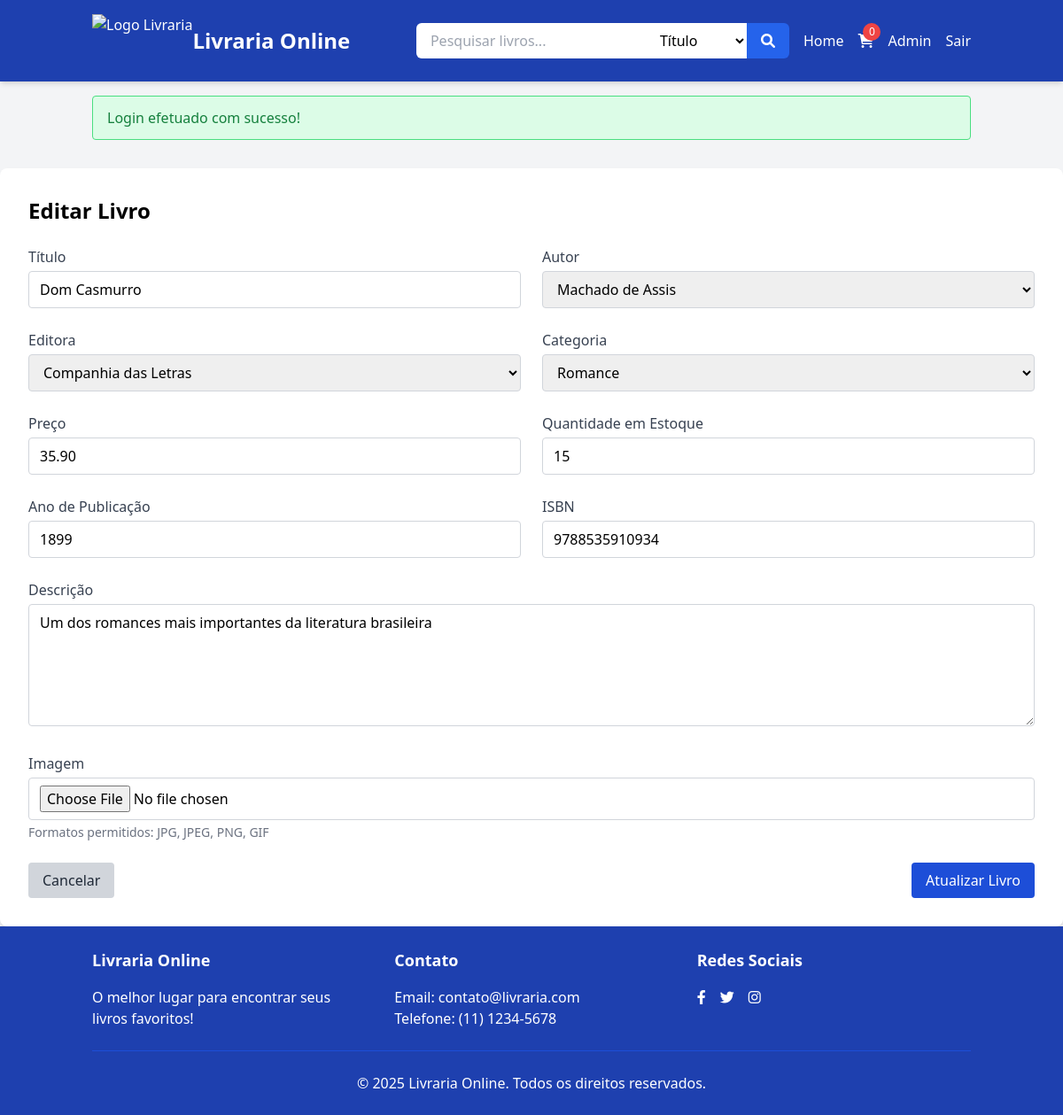
Screenshot of /Notes/Livraria/admin/livro_form.php?id=2 (signed in) with the database file from the repository.
### tables this page shows
CREATE TABLE IF NOT EXISTS livros (
    id INT AUTO_INCREMENT PRIMARY KEY,
    titulo VARCHAR(150) NOT NULL,
    id_autor INT,
    id_editora INT,
    id_categoria INT,
    preco DECIMAL(10,2) NOT NULL,
    quantidade_estoque INT DEFAULT 0,
    ano_publicacao INT,
    isbn VARCHAR(20),
    descricao TEXT,
    imagem VARCHAR(255),
    data_cadastro TIMESTAMP DEFAULT CURRENT_TIMESTAMP,
    FOREIGN KEY (id_autor) REFERENCES autores(id),
    FOREIGN KEY (id_editora) REFERENCES editoras(id),
    FOREIGN KEY (id_categoria) REFERENCES categorias(id)
);

### Notes/Livraria/admin/livro_form.php (the view, shortened to what this page needs)
<?php
require_once '../header.php';
$id = 0;
$titulo = '';
$id_autor = '';
$id_editora = '';
$id_categoria = '';
$preco = '';
$quantidade_estoque = '';
$ano_publicacao = '';
$isbn = '';
$descricao = '';
if (isset($_GET['id'])) {
    $id = (int)$_GET['id'];
    $sql = "SELECT * FROM livros WHERE id = $id";
    $result = mysqli_query($conn, $sql);
    if (mysqli_num_rows($result) > 0) {
        $livro = mysqli_fetch_assoc($result);
        $titulo = $livro['titulo'];
        $id_autor = $livro['id_autor'];
        $id_editora = $livro['id_editora'];
        $id_categoria = $livro['id_categoria'];
        $preco = $livro['preco'];
        $quantidade_estoque = $livro['quantidade_estoque'];
        $ano_publicacao = $livro['ano_publicacao'];
        $isbn = $livro['isbn'];
        $descricao = $livro['descricao'];
    } else {
        $_SESSION['error'] = "Livro não encontrado.";
        redirect('livros.php');
    }
}
?>
<div class="bg-white rounded-lg shadow-md overflow-hidden">
    <div class="p-6 md:p-8">
        <h1 class="text-2xl font-bold mb-6"><?php echo $id > 0 ? 'Editar' : 'Adicionar'; ?> Livro</h1>
        <form method="post" action="" enctype="multipart/form-data">
            <div class="grid grid-cols-1 md:grid-cols-2 gap-6 mb-6">
                <div>
                    <label for="titulo" class="block text-gray-700 font-medium mb-1">Título</label>
                    <input type="text" name="titulo" id="titulo" required
                           class="w-full border border-gray-300 rounded px-3 py-2 focus:outline-none focus:border-blue-500"
                           value="<?php echo htmlspecialchars($titulo); ?>">
                </div>
                <div>
                    <label for="id_autor" class="block text-gray-700 font-medium mb-1">Autor</label>
                    <select name="id_autor" id="id_autor" required
                            class="w-full border border-gray-300 rounded px-3 py-2 focus:outline-none focus:border-blue-500">
                        <?php
                        $sql = "SELECT id, nome FROM autores ORDER BY nome";
                        $result = mysqli_query($conn, $sql);
                        while ($autor = mysqli_fetch_assoc($result)) {
                            $selected = ($autor['id'] == $id_autor) ? 'selected' : '';
                            echo '<option value="' . $autor['id'] . '" ' . $selected . '>' . htmlspecialchars($autor['nome']) . '</option>';
                        }
                        ?>
                    </select>
                </div>
                <div>
                    <label for="id_editora" class="block text-gray-700 font-medium mb-1">Editora</label>
                    <select name="id_editora" id="id_editora" required
                            class="w-full border border-gray-300 rounded px-3 py-2 focus:outline-none focus:border-blue-500">
                        <?php
                        $sql = "SELECT id, nome FROM editoras ORDER BY nome";
                        $result = mysqli_query($conn, $sql);
                        while ($editora = mysqli_fetch_assoc($result)) {
                            $selected = ($editora['id'] == $id_editora) ? 'selected' : '';
                            echo '<option value="' . $editora['id'] . '" ' . $selected . '>' . htmlspecialchars($editora['nome']) . '</option>';
                        }
                        ?>
                    </select>
                </div>
                <div>
                    <label for="id_categoria" class="block text-gray-700 font-medium mb-1">Categoria</label>
                    <select name="id_categoria" id="id_categoria" required
                            class="w-full border border-gray-300 rounded px-3 py-2 focus:outline-none focus:border-blue-500">
                        <?php
                        $sql = "SELECT id, nome FROM categorias ORDER BY nome";
                        $result = mysqli_query($conn, $sql);
                        while ($categoria = mysqli_fetch_assoc($result)) {
                            $selected = ($categoria['id'] == $id_categoria) ? 'selected' : '';
                            echo '<option value="' . $categoria['id'] . '" ' . $selected . '>' . htmlspecialchars($categoria['nome']) . '</option>';
                        }
                        ?>
                    </select>
                </div>
                <div>
                    <label for="preco" class="block text-gray-700 font-medium mb-1">Preço</label>
                    <input type="text" name="preco" id="preco" required
                           class="w-full border border-gray-300 rounded px-3 py-2 focus:outline-none focus:border-blue-500"
                           value="<?php echo htmlspecialchars($preco); ?>">
                </div>
                <div>
                    <label for="quantidade_estoque" class="block text-gray-700 font-medium mb-1">Quantidade em Estoque</label>
                    <input type="number" name="quantidade_estoque" id="quantidade_estoque" required min="0"
                           class="w-full border border-gray-300 rounded px-3 py-2 focus:outline-none focus:border-blue-500"
                           value="<?php echo htmlspecialchars($quantidade_estoque); ?>">
                </div>
                <div>
                    <label for="ano_publicacao" class="block text-gray-700 font-medium mb-1">Ano de Publicação</label>
                    <input type="number" name="ano_publicacao" id="ano_publicacao" required min="1800" max="<?php echo date('Y'); ?>"
                           class="w-full border border-gray-300 rounded px-3 py-2 focus:outline-none focus:border-blue-500"
                           value="<?php echo htmlspecialchars($ano_publicacao); ?>">
                </div>
                <div>
                    <label for="isbn" class="block text-gray-700 font-medium mb-1">ISBN</label>
                    <input type="text" name="isbn" id="isbn"
                           class="w-full border border-gray-300 rounded px-3 py-2 focus:outline-none focus:border-blue-500"
                           value="<?php echo htmlspecialchars($isbn); ?>">
                </div>
                <div class="md:col-span-2">
                    <label for="descricao" class="block text-gray-700 font-medium mb-1">Descrição</label>
                    <textarea name="descricao" id="descricao" rows="5"
                              class="w-full border border-gray-300 rounded px-3 py-2 focus:outline-none focus:border-blue-500"><?php echo htmlspecialchars($descricao); ?></textarea>
                </div>
                <div class="md:col-span-2">
                    <label for="imagem" class="block text-gray-700 font-medium mb-1">Imagem</label>
                    <input type="file" name="imagem" id="imagem"
                           class="w-full border border-gray-300 rounded px-3 py-2 focus:outline-none focus:border-blue-500">
                    <p class="text-sm text-gray-500 mt-1">Formatos permitidos: JPG, JPEG, PNG, GIF</p>
                </div>
            </div>
            <div class="flex justify-between">
                <a href="livros.php" class="bg-gray-300 text-gray-800 px-4 py-2 rounded hover:bg-gray-400">
                    Cancelar
                </a>
                <button type="submit" class="bg-blue-700 text-white px-4 py-2 rounded hover:bg-blue-800">
                    <?php echo $id > 0 ? 'Atualizar' : 'Adicionar'; ?> Livro
                </button>
            </div>
        </form>
    </div>
</div>
<?php require_once '../footer.php'; ?>

### rows the page displays
livros: titulo "Dom Casmurro", preco "35.90", quantidade_estoque "15", ano_publicacao "1899", isbn "9788535910934", descricao "Um dos romances mais importantes da literatura brasileira"

### other values shown
count($itens) "0"
$_SESSION['message'] "Login efetuado com sucesso!"
form field id_autor "Machado de Assis"
form field id_editora "Companhia das Letras"
form field id_categoria "Romance"
